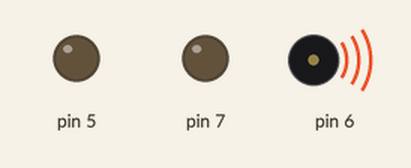
A sketch run on a simulated Arduino Uno, built with avr-gcc and run on an emulated ATmega328P. Shown: output pins drawn as LEDs (lit = HIGH), buzzer (waves = sounding).

Above: at 0.04 s.
Timing chart, 0 to 3.0 s (numbered marks = the images above):
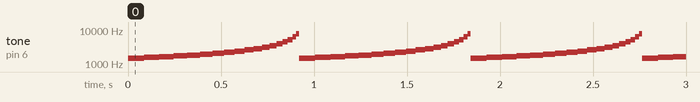

The sketch:

soundgen_4.ino
```cpp
/*
 Timer examples
 Timer0, CTC mode - Clear Timer on Compare
 Generating sound

when TCNT0 == OCR0
it clears TCNT0 (sets it to 0)

use the compare interrupt to set the value of
OCR0 to generate different tones
 */

byte counter = 0;

ISR(TIMER0_COMPA_vect)
{


    counter++;
    if (counter==0) OCR0A--;
    //when we counted 255 times already from 0x00 to OCR0A
    //then change the OCRA value

    if (OCR0A==2) OCR0A = 20;
}

int main()
{
  //setup

  //setup

  //TIMER0 setup

  //Waveform generation mode: TCCR0A Bits 1,0
  //and TCCR0B Bit 3
  //Normal mode = 0 0 0

  //TCCR0B Bits 2,1,0 : Prescaler

  //Prescaler Select: TCCR0B Bits 2,1,0
  // 0 0 0 No clock source
  // 0 0 1 Prescaler = 1 (no prescaler) 12 MHz   12MHz/256  = 46875 Hz
  // 0 1 0 Prescaler = 8                1.5 MHz  1.5Mhz/256 = 5859.375 Hz

  // 0 1 1 Prescaler = 64               187.5kHz 187.5kHz/256 = 732.421875 Hz
  // this looks like a good prescaler to generate sounds because
  // the lowest frequency is  732/2 = 366 Hz
  // and the highest is 93.75 kHz

  //1 0 0  Prescaler = 256              46.875 kHz 46.875/256 = 183.1 Hz
  // this seems to be even better, lowest frequency is 183/2 = 91 Hz
  // and the highest is just above the hearing threshold at 23.4375 kHz

  //1 0 1  Prescaler = 1024             11.71875 kHz    11.71875 kHz/256 = 45.77 Hz
  // this is useful in generating low tones down to  45.77/2 = 22 Hz-ig de
  // however it can only go up to 5.85 kHz

  cli();

  OCR0A = 20;
  //OCR0A  = 28;
  TCCR0A = 0b01000010;  //CTC mode
                        //last 2 bits are WGM1 and 0 set them to 10
                        //first 2 bits are COM0A1,COM0A0 set them to 01
                        //this means the toggle happens on the OCR0 output
                        //so it toggles whenever TCNT0==OCR0
  TCCR0B = 0b00000100;  //prescaler : 256

  TCNT0  = 0x00;       //initial value:0
  TIMSK0 = 0b00000010; //we have an interrupt the compare A interrupt
  TIFR0  = 0b00000111; //clear all flags

  //PORTD output pin - OC0A is the pin number 6
  DDRD |= 0b11100000;   //D7 D6 D5 set as outputs

  sei();

  //main loop

  while (1)
    {
    //.. the timer system handles toggling the OCR0 output
      // we can look it up the OCR0 output is in fact the D6 pin
    }


  return 0;
}
```
